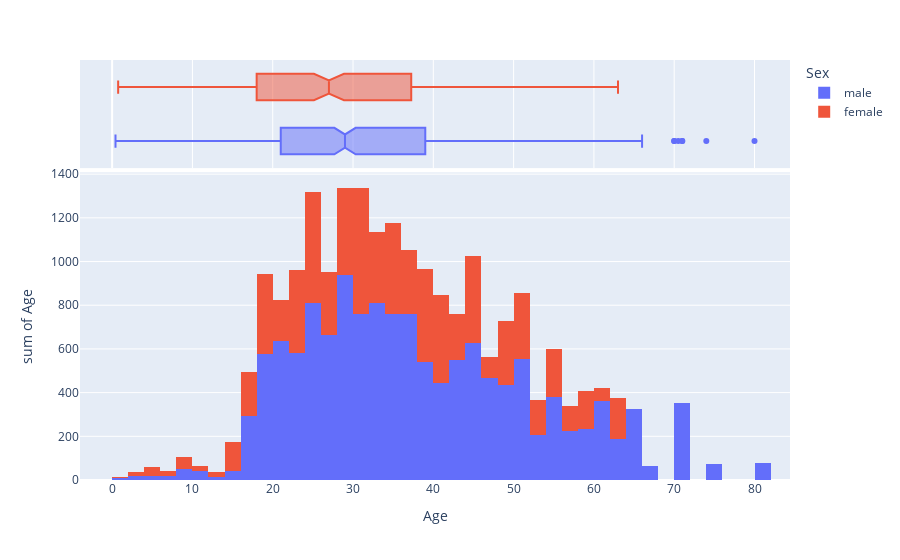

Notebook code cell kept with this figure:
### Code cell
df = px.data.tips()
fig = px.histogram(data, x="Age", y='Age', color="Sex", marginal="box", hover_data=data.columns)
fig.show()

### Figure 1 — Plotly figure (JSON) as saved in the notebook; plotly's stock layout.template omitted (floating-point values rounded to 4 significant figures; data arrays with more than 128 entries replaced by an {"elided": "..."} marker saying what was removed)
{"data": [{"alignmentgroup": "True", "bingroup": "x", "histfunc": "sum", "hovertemplate": "Sex=male<br>Age=%{x}<br>sum of Age=%{y}<extra></extra>", "legendgroup": "male", "marker": {"color": "#636efa", "pattern": {"shape": ""}}, "name": "male", "offsetgroup": "male", "orientation": "v", "showlegend": true, "type": "histogram", "x": {"elided": "577 float values"}, "xaxis": "x", "y": {"elided": "577 float values"}, "yaxis": "y"}, {"alignmentgroup": "True", "customdata": {"elided": "577x11 mixed values"}, "hovertemplate": "Sex=%{customdata[4]}<br>Age=%{x}<br>PassengerId=%{customdata[0]}<br>Survived=%{customdata[1]}<br>Pclass=%{customdata[2]}<br>Name=%{customdata[3]}<br>SibSp=%{customdata[5]}<br>Parch=%{customdata[6]}<br>Ticket=%{customdata[7]}<br>Fare=%{customdata[8]}<br>Cabin=%{customdata[9]}<br>Embarked=%{customdata[10]}<extra></extra>", "legendgroup": "male", "marker": {"color": "#636efa"}, "name": "male", "notched": true, "offsetgroup": "male", "showlegend": false, "type": "box", "x": {"elided": "577 float values"}, "xaxis": "x2", "yaxis": "y2"}, {"alignmentgroup": "True", "bingroup": "x", "histfunc": "sum", "hovertemplate": "Sex=female<br>Age=%{x}<br>sum of Age=%{y}<extra></extra>", "legendgroup": "female", "marker": {"color": "#EF553B", "pattern": {"shape": ""}}, "name": "female", "offsetgroup": "female", "orientation": "v", "showlegend": true, "type": "histogram", "x": {"elided": "314 float values"}, "xaxis": "x", "y": {"elided": "314 float values"}, "yaxis": "y"}, {"alignmentgroup": "True", "customdata": {"elided": "314x11 mixed values"}, "hovertemplate": "Sex=%{customdata[4]}<br>Age=%{x}<br>PassengerId=%{customdata[0]}<br>Survived=%{customdata[1]}<br>Pclass=%{customdata[2]}<br>Name=%{customdata[3]}<br>SibSp=%{customdata[5]}<br>Parch=%{customdata[6]}<br>Ticket=%{customdata[7]}<br>Fare=%{customdata[8]}<br>Cabin=%{customdata[9]}<br>Embarked=%{customdata[10]}<extra></extra>", "legendgroup": "female", "marker": {"color": "#EF553B"}, "name": "female", "notched": true, "offsetgroup": "female", "showlegend": false, "type": "box", "x": {"elided": "314 float values"}, "xaxis": "x2", "yaxis": "y2"}], "layout": {"barmode": "relative", "legend": {"title": {"text": "Sex"}, "tracegroupgap": 0}, "margin": {"t": 60}, "xaxis": {"anchor": "y", "domain": [0, 1], "title": {"text": "Age"}}, "xaxis2": {"anchor": "y2", "domain": [0, 1], "matches": "x", "showgrid": true, "showticklabels": false}, "yaxis": {"anchor": "x", "domain": [0, 0.7326], "title": {"text": "sum of Age"}}, "yaxis2": {"anchor": "x2", "domain": [0.7426, 1], "matches": "y2", "showgrid": false, "showline": false, "showticklabels": false, "ticks": ""}}}
